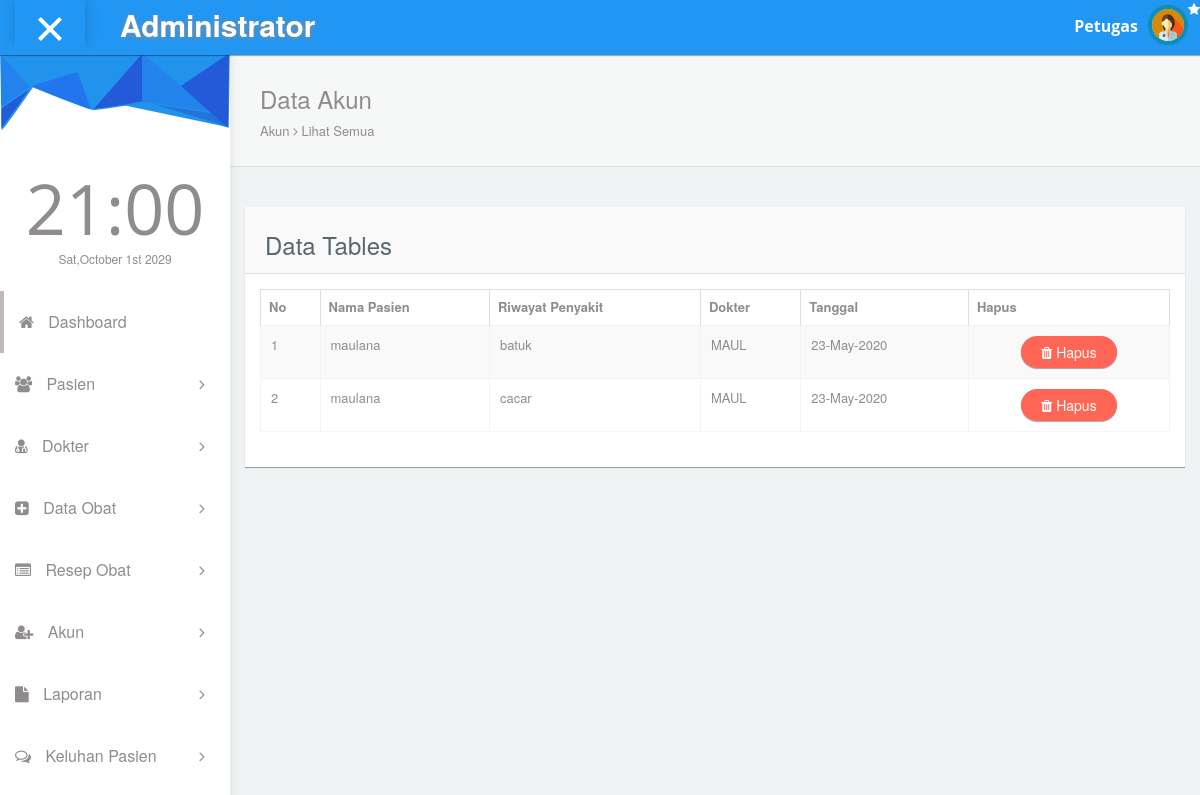
The app's page /administrator/pegawai/list.laporan.php, older data.
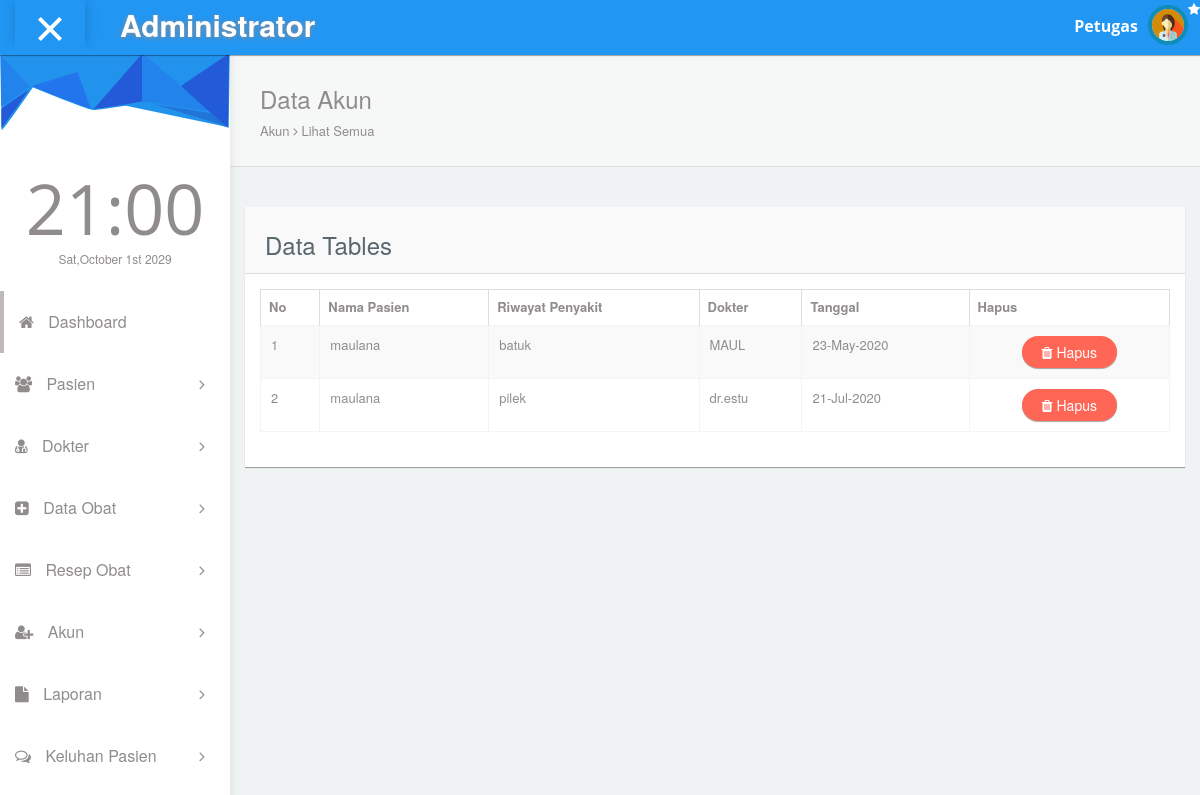
The same page, newer data.
### tables this page shows
CREATE TABLE `rekam_medis` (
  `id_data` int(10) NOT NULL,
  `nama` varchar(20) NOT NULL,
  `kode_pasien` varchar(5) NOT NULL,
  `penyakit` text NOT NULL,
  `nama_dokter` varchar(20) NOT NULL,
  `obat` text,
  `jumlah` int(2) DEFAULT NULL,
  `keterangan` text,
  `status` varchar(10) NOT NULL,
  `tanggal` varchar(12) NOT NULL,
  `waktu` varchar(10) NOT NULL
);

### administrator/pegawai/list.laporan.php (the view, shortened to what this page needs)
<!DOCTYPE html>
<html lang="en">
<head>
  <link rel="stylesheet" type="text/css" href="asset/css/bootstrap.min.css">
  <link rel="stylesheet" type="text/css" href="asset/css/plugins/font-awesome.min.css"/>
  <link rel="stylesheet" type="text/css" href="asset/css/plugins/datatables.bootstrap.min.css"/>
  <link rel="stylesheet" type="text/css" href="asset/css/plugins/animate.min.css"/>
  <link href="asset/css/style.css" rel="stylesheet">
    </head>
    <body id="mimin" class="dashboard">
      <?php include 'page/head-nav.php';?>
      <div class="container-fluid mimin-wrapper">
        <?php include 'page/left-menu.php'; ?>
        <div id="content">
         <div class="panel box-shadow-none content-header">
          <div class="panel-body">
            <div class="col-md-12">
              <h3 class="animated fadeInLeft">Data Akun</h3>
              <p class="animated fadeInDown">
                Akun <span class="fa-angle-right fa"></span> Lihat Semua
              </p>
            </div>
          </div>
        </div>
        <div class="col-md-12 top-20 padding-0">
          <div class="col-md-12">
            <div class="panel">
              <div class="panel-heading"><h3>Data Tables</h3></div>
              <div class="panel-body">
                <div class="responsive-table">
                  <table id="datatables-example" class="table table-striped table-bordered" width="100%" cellspacing="0">
                    <thead>
                      <tr>
                        <th>No</th>
                        <th>Nama Pasien</th>
                        <th>Riwayat Penyakit</th>
                        <th>Dokter</th>
                        <th>Tanggal</th>
                        <th>Hapus</th>
                      </tr>
                    </thead>
                    <tbody>
                     <?php
                     include 'koneksi.php';
                     $no = 1;
                     $data = mysqli_query($koneksi,"SELECT * FROM rekam_medis");
                     while($d = mysqli_fetch_array($data)){
                      ?>
                      <tr>
                        <td><?php echo $no++ ;?></td>
                        <td><?php echo $d['nama']; ?></td>
                        <td><?php echo $d['penyakit']; ?></td>
                        <td><?php echo $d['nama_dokter']; ?></td>
                         <td><?php echo $d['tanggal']; ?></td>
                        <td align="center"><a onclick="if(confirm('Apakah anda yakin ingin menghapus data ini ?')){ location.href='hapus_data_dokter.php?id_dokter=<?php echo $d['id_dokter']; ?>' }" class="btn btn-round btn-danger"><i class="fa fa-trash"></i> Hapus</a></td>
                      <?php
                  }
                  ?>
                      </tr>
                    </tbody>
                </table>
              </div>
            </div>
          </div>
        </div>
      </div>
    </div>
</div>
</body>
</html>

Row changes from the older to the newer data that the page shows:
changed rekam_medis: penyakit "cacar" → "pilek"; nama_dokter "MAUL" → "dr.estu"; tanggal "23-May-2020" → "21-Jul-2020"
